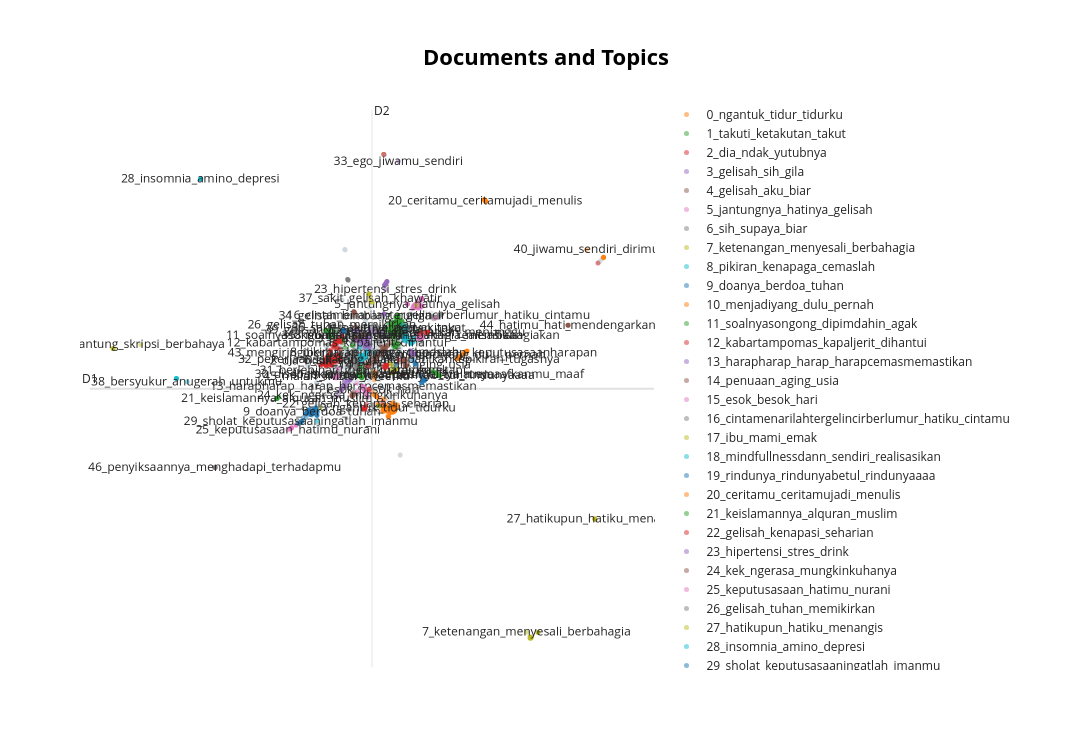

The code cell stored with this chart in its notebook:
### Code cell
topic_model.visualize_documents(full_text)
